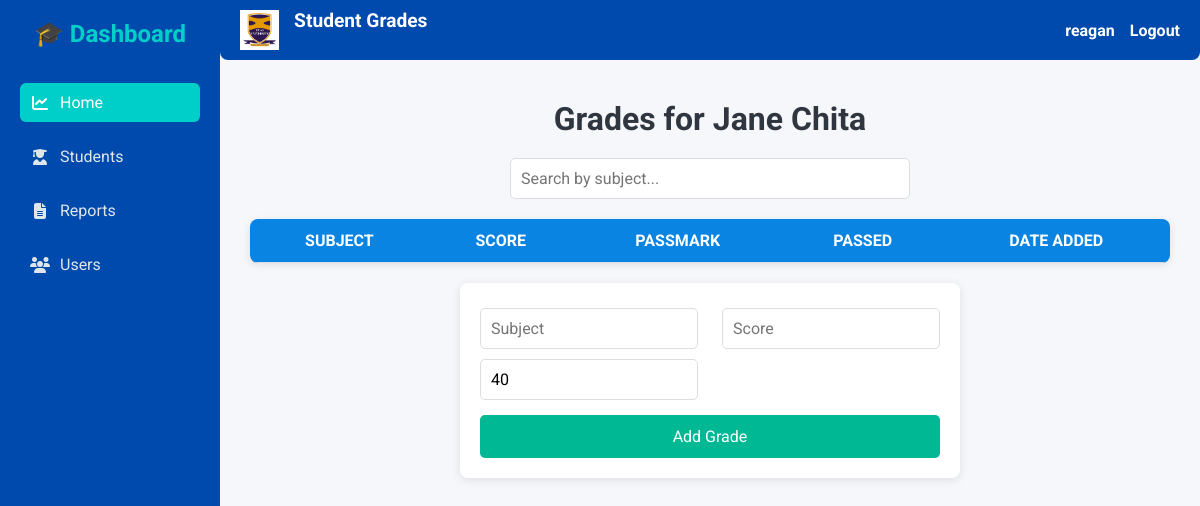
Before: /grades/6 (signed in) with the older database file.
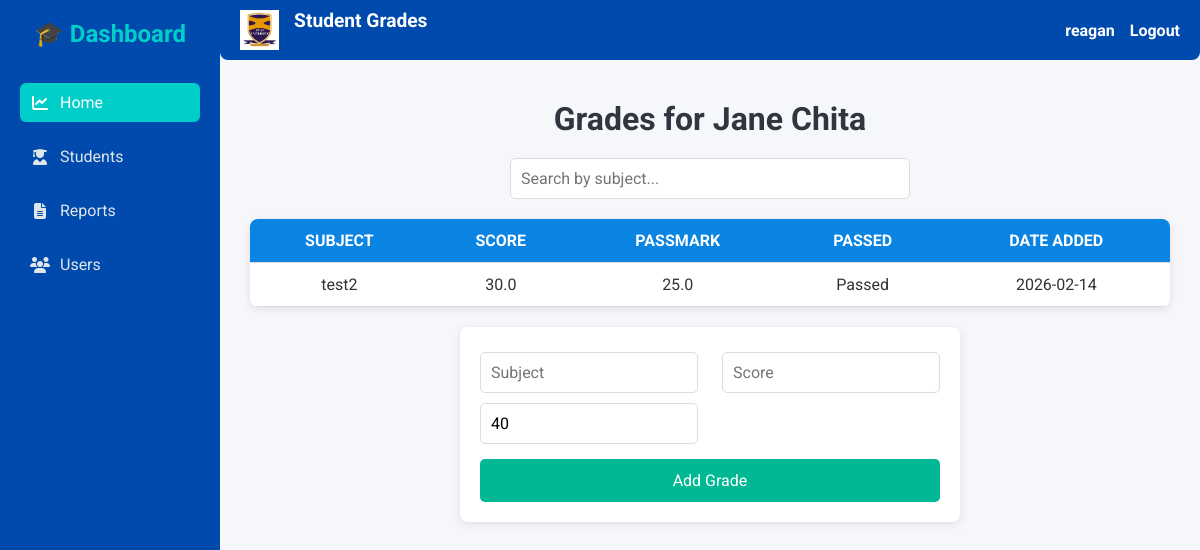
After: the same page with the newer database file.
### app.py (models this page shows, shortened)
class Grade(db.Model):
    id = db.Column(db.Integer, primary_key=True)
    student_id = db.Column(db.Integer, db.ForeignKey('student.id'), nullable=False)
    subject = db.Column(db.String(100), nullable=False)
    score = db.Column(db.Float, nullable=False)
    passmark = db.Column(db.Float, nullable=False, server_default='40')
    passed = db.Column(db.Boolean, nullable=False, server_default='0')
    date_added = db.Column(db.DateTime, default=datetime.utcnow)
    student = db.relationship('Student', backref=db.backref('grades', lazy=True))

### app.py (the view, shortened to what this page needs)
@app.route('/grades/<int:student_id>', methods=['GET', 'POST'])
@login_required
def grades_page(student_id):
    student = Student.query.get_or_404(student_id)
    grades = Grade.query.filter_by(student_id=student_id).all()
    return render_template("grades.html", student=student, grades=grades)

### app.py (called while the page is built)
@login_manager.user_loader
def load_user(user_id):
    return User.query.get(int(user_id))

### templates/grades.html (shortened to what this page needs)
<!DOCTYPE html>
<html lang="en">
<head>
<link rel="stylesheet" href="https://cdnjs.cloudflare.com/ajax/libs/font-awesome/6.5.0/css/all.min.css">
</head>
<body>
{% include "_sidebar.html" %}
<div class="app-bar">
    <div class="app-bar-left">
        <img src="{{ url_for('static', filename='zcas_logo.png') }}" alt="ZCAS Logo">
        <h1>Student Grades</h1>
    </div>
    <div class="app-bar-right">
        <span>{{ current_user.first_name }}</span>
        <a href="{{ url_for('logout') }}">Logout</a>
    </div>
</div>
<div class="main-content">
    <h1>Grades for {{ student.first_name }} {{ student.last_name }}</h1>
    <div class="search-box">
        <input type="text" id="searchInput" placeholder="Search by subject...">
    </div>
    <table id="gradesTable" class="table table-striped">
        <thead>
            <tr>
                <th>Subject</th>
                <th>Score</th>
                <th>Passmark</th>
                <th>Passed</th>
                <th>Date Added</th>
            </tr>
        </thead>
        <tbody>
            {% for grade in grades %}
            <tr>
                <td>{{ grade.subject }}</td>
                <td>{{ grade.score }}</td>
                <td>{{ grade.passmark }}</td>
                <td>
                    {% if grade.passed %}
                        <span class="badge bg-success">Passed</span>
                    {% else %}
                        <span class="badge bg-danger">Failed</span>
                    {% endif %}
                </td>
                <td>{{ grade.date_added.strftime("%Y-%m-%d") }}</td>
            </tr>
            {% endfor %}
        </tbody>
    </table>
    <form method="POST" action="{{ url_for('grades_page', student_id=student.id) }}">
        <input type="text" name="subject" placeholder="Subject" required>
        <input type="number" name="score" placeholder="Score" step="0.01" required>
        <input type="number" name="passmark" placeholder="Passmark" step="0.01" value="40" required>
        <button type="submit">Add Grade</button>
    </form>
</div>
</body>
</html>

Changed rows visible on the page:
added Grade: subject "test2", score "30.0", passmark "25.0", passed "Passed", date_added "2026-02-14"
